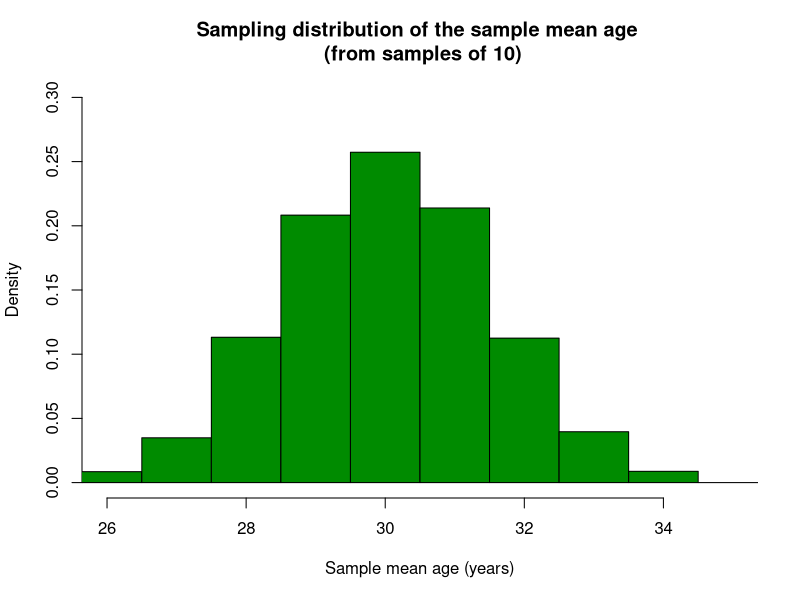
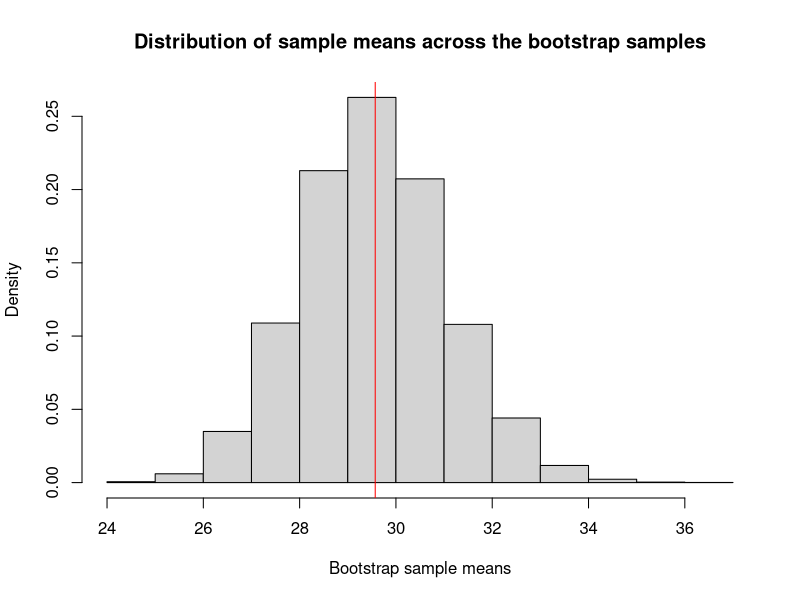
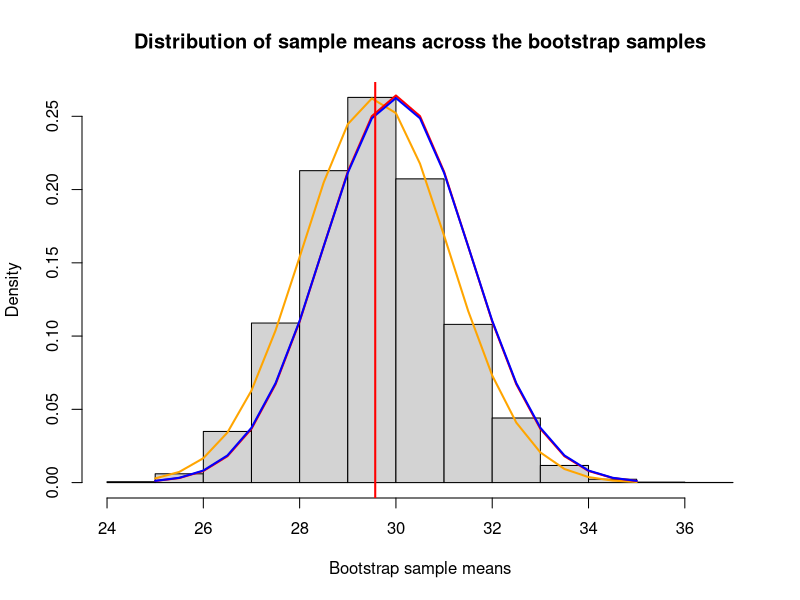
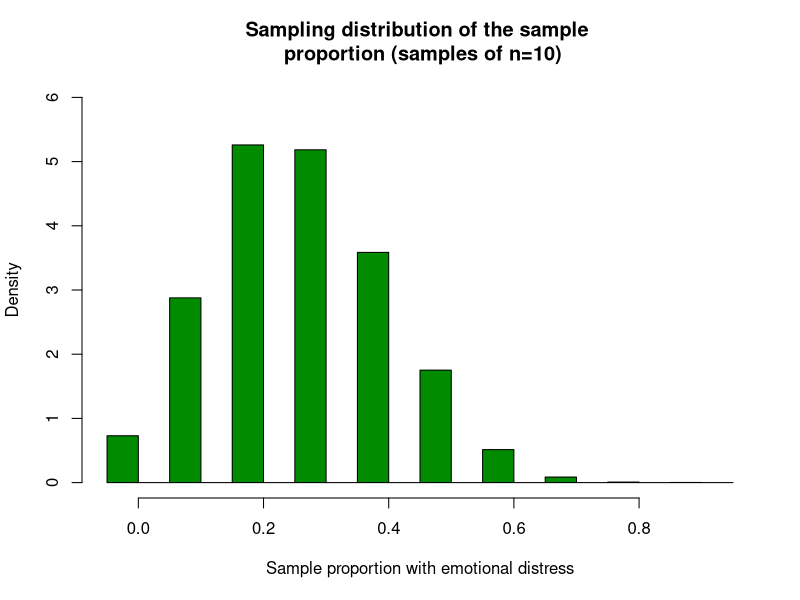

R code for these plots, in order:
# Population parameters
mu <- 30
sd <- 4.8
n_in_each_study <- 10

# Draw samples and ages for sampled individuals, for 100 different studies
# in this example we're going to have a list which generates study_measurements_age repeatedly
different_studies <- 10000
set.seed(1042)
study_measurements_age <- list()
for (i in 1:different_studies) {
  study_measurements_age[[i]] <- round(rnorm(n_in_each_study, mu, sd),3)
}

# Print the sample data for two of the studies
print("Ages of the 10 participants selected in study 1:")
study_measurements_age[[1]]

print("Ages of the 10 participants selected in study 5:")
study_measurements_age[[5]]

options(repr.plot.width=6, repr.plot.height=6)
sample.means   <- sapply(study_measurements_age, mean)

# Draw graphs using base R
hist(sample.means[1:10000], freq=FALSE,
     breaks=c(0, 25.5, 26.5, 27.5, 28.5, 29.5, 30.5, 31.5, 32.5, 33.5, 34.5, 100), 
     xlim=c(26, 35), ylim=c(0, 0.3), col="green4",
     xlab="Sample mean age (years)", 
     main="Sampling distribution of the sample mean age \n (from samples of 10)")


# Our sample of data (ages for 10 sampled researchers)
ages <- c(28.1,27.5,25,29.9,29.7,29.9,39.9,33.6,21.3,30.8)

# Randomly select 10,000 bootstrap samples (each of size 10)
set.seed(532) 
bootstrap_samples <- lapply(1:10000, function(i) sample(ages, replace = T))

# List some of the bootstrap samples
print("First bootstrap sample:")
bootstrap_samples[1]
print("Third bootstrap sample:")
bootstrap_samples[3]
print("500th bootstrap sample:")
bootstrap_samples[500]

# Calculate the sample mean in each of the bootstrap samples
r.mean <- sapply(bootstrap_samples, mean)

# Draw a histogram with a red vertical line indicating the original sample mean age
hist(r.mean, freq=FALSE, main="Distribution of sample means across the bootstrap samples", xlab="Bootstrap sample means")
abline(v=mean(ages),col="red")

sqrt(var(r.mean))

# Histogram of estimates (sample means) in bootstrap samples
hist(r.mean, freq=FALSE, main="Distribution of sample means across the bootstrap samples", xlab="Bootstrap sample means")

# Add the normal distribution which most closely follows the histogram
lines(seq(25, 35, by=.5), dnorm(seq(25, 35, by=.5), mean(ages), 1.52), col="orange",lwd=2)

# Add the bootstrap approximation to the sampling distribution: normal distribution with mean mu=30 SD=1.51
lines(seq(25, 35, by=.5), dnorm(seq(25, 35, by=.5), 30, 1.51), col="red",lwd=2)

# Add the algebraic sampling distribution: normal distribution with mean mu=30 SD=1.52
lines(seq(25, 35, by=.5), dnorm(seq(25, 35, by=.5), 30, 1.52), col="blue",lwd=2)

# Add a vertical line at original sample mean
abline(v=mean(ages),col="red",lwd=2)



# Population parameters
pi <- 0.28
n_in_study <- 10

# Simulate data from multiple studies
different_studies <- 10000
set.seed(1042)
study_measurements_ed <- list()
for (i in 1:different_studies) {
  study_measurements_ed[[i]] <- rbinom(n_in_study, 1, pi)
}

# Calculate the proportion in each study
sample.props   <- sapply(study_measurements_ed, mean)

# Draw graphs
hist(sample.props[1:10000], 
     freq=FALSE, breaks=seq(-0.05, 0.95, 0.05), col="green4",
     ylim=c(0, 6), xlab="Sample proportion with emotional distress", 
     main="Sampling distribution of the sample \n proportion (samples of n=10)")  # the "\n" makes a newline


### Summarise the approximate sampling distribution

# The mean value of the different sample means
mean(sample.props)

# The whole sampling distribution (i.e. the PDF)
table(sample.props)/different_studies
